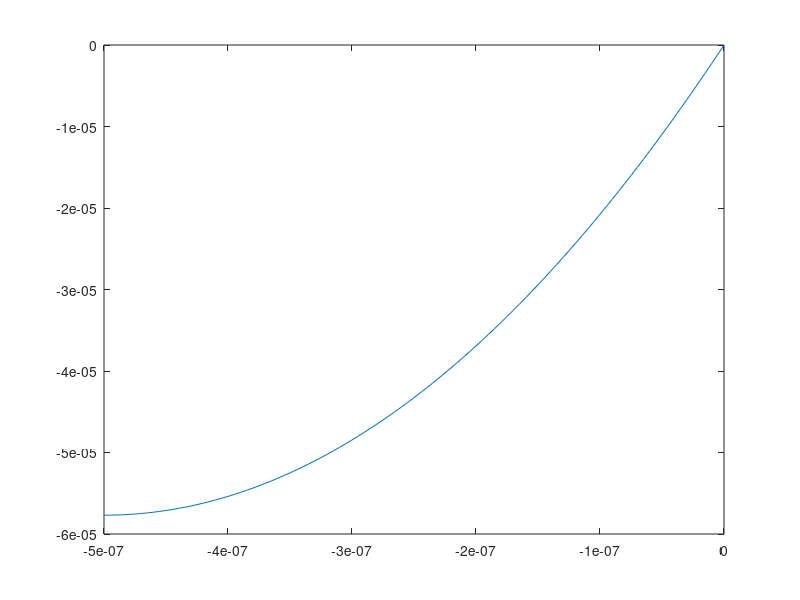

Source code (MATLAB): (Note: this script raises an error after producing the figure.)
clc; clear;
% parameters
q = 1.6e-19; 
Nd = 1e16; 
Na = 0.3e16;
xn = 0.15e-6;
xp = 0.5e-6;
h = 0.005e-6;
epsilon = 1.04e-12; 

% p-type region 
xp_range = -xp:h:0; 
Np = round(xp/h); 

Ap = -2 * eye(Np+1);
Ap(1,1) = 1;
Ap(1,2) = -1;
Ap(Np+1,Np+1) = 1;  

for i=1:Np-1
    Ap(i+1,i) = 1;
    Ap(i+1,i+2) = 1;
end

bp = (h^2)*(q*Na)/epsilon .* ones(1,Np+1);
bp(1) = (-(h^2)/2)*(q*Na)/epsilon; 
bp(Np+1) = 0;

phi_p = Ap\bp'; 

figure(1);
plot(xp_range,phi_p);

% bvp4c comp

bvpfcn_p = @(x,phi) [phi(2); (q*Na)/epsilon];
bcfcn_p = @(phia,phib) [phia(2); phib(1)];
solinit_p = bvpinit(xp_range, [1 0]);
sol_p = bvp4c(bvpfcn_p, bcfcn_p, solinit_p);
phi_test_p = sol_p.y(1,:);
figure(2);
plot(xp_range,phi_test_p);
